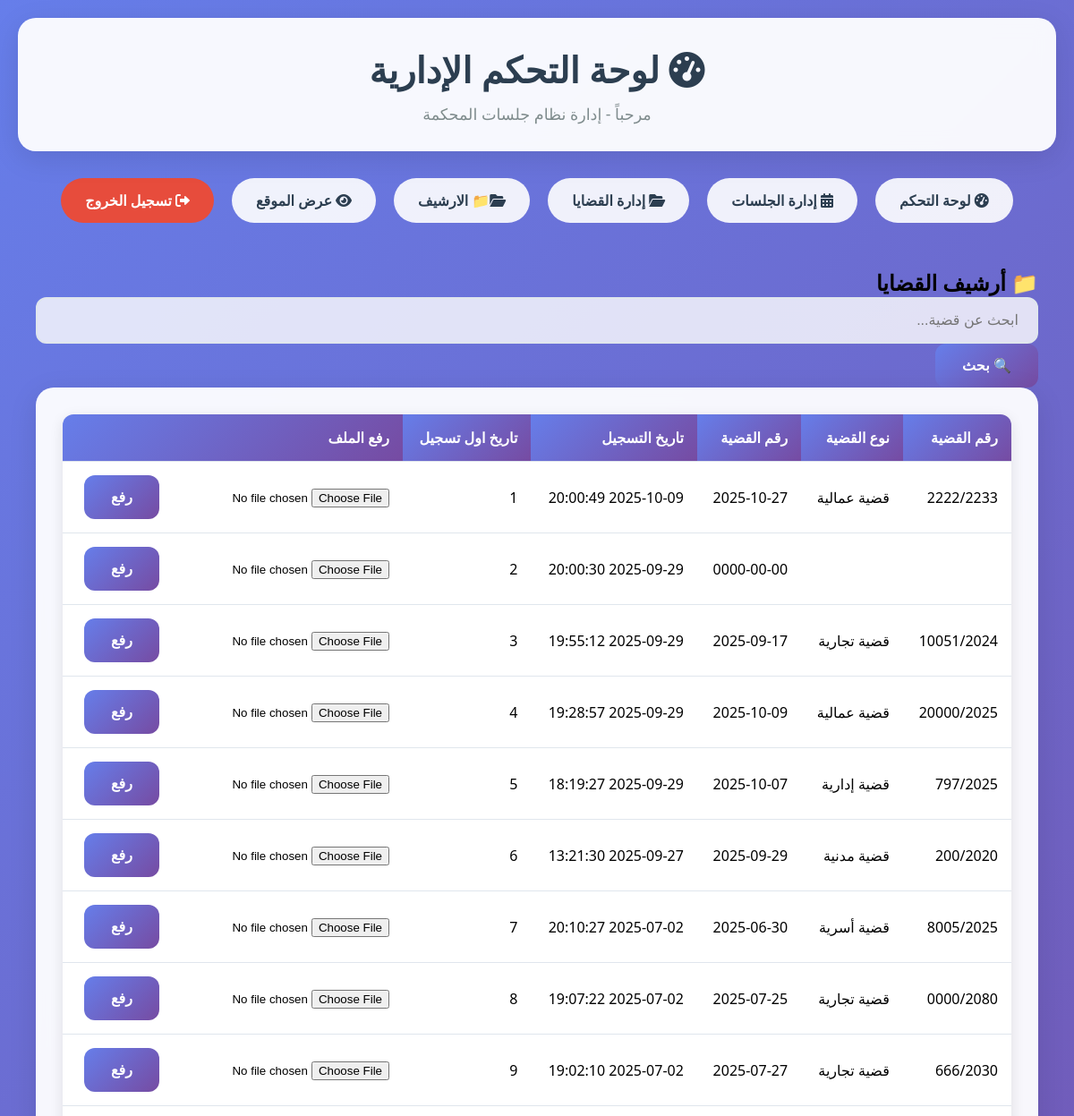
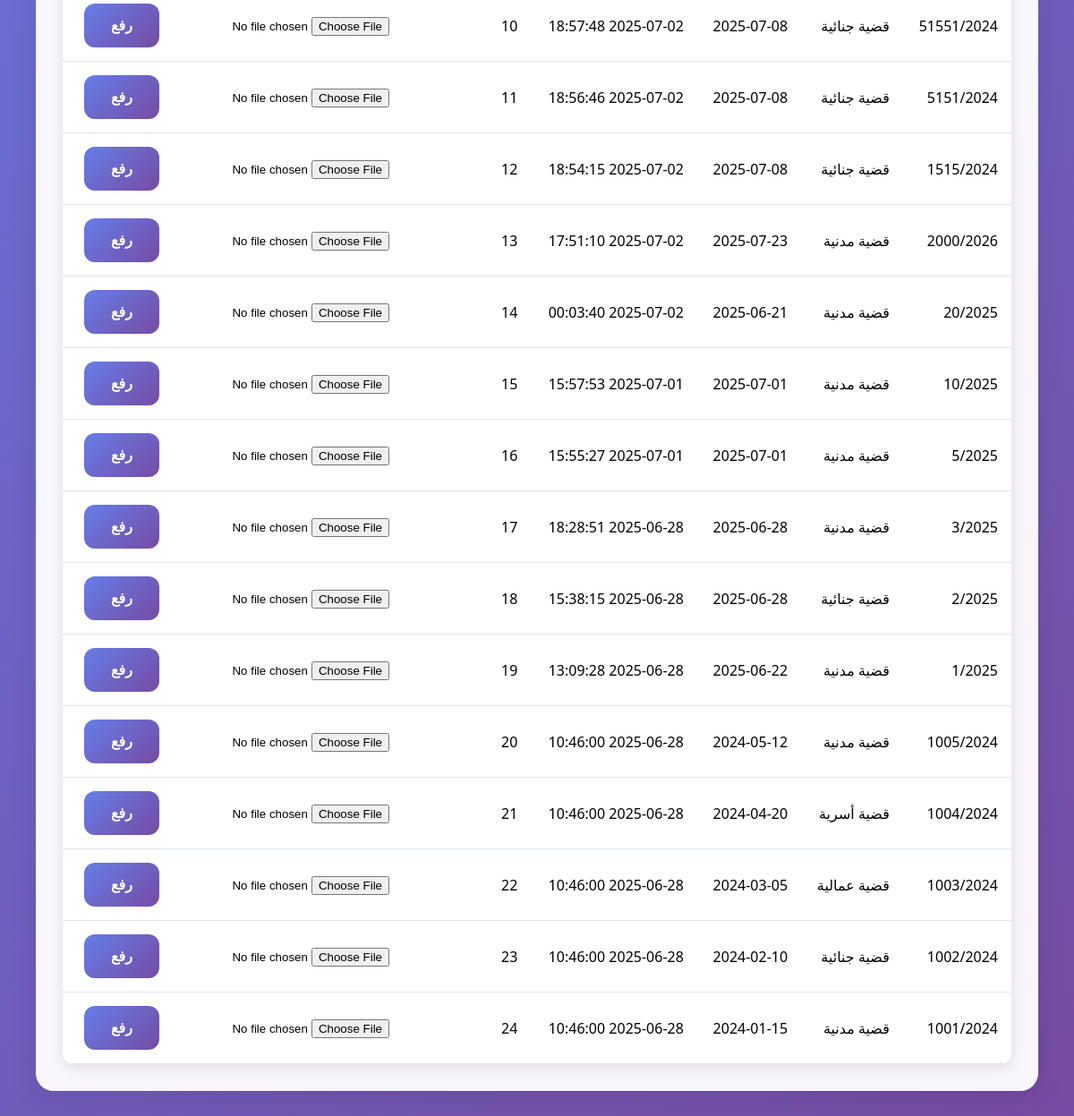
Screenshot of /admin/archive_cases.php with the database file from the repository (2 pictures, top to bottom).
### tables this page shows
CREATE TABLE IF NOT EXISTS `cases` (
  `case_id` int(11) NOT NULL AUTO_INCREMENT,
  `case_number` varchar(50) NOT NULL,
  `case_type` varchar(100) NOT NULL,
  `filing_date` date NOT NULL,
  `description` text,
  `created_at` timestamp NULL DEFAULT CURRENT_TIMESTAMP,
  `updated_at` timestamp NULL DEFAULT CURRENT_TIMESTAMP ON UPDATE CURRENT_TIMESTAMP,
  `pdf_file` varchar(255) DEFAULT NULL,
  PRIMARY KEY (`case_id`),
  UNIQUE KEY `case_number` (`case_number`)
);

### admin/archive_cases.php (the view, shortened to what this page needs)
<?php
$database = new Database();
$conn = $database->getConnection();
$search = isset($_GET['q']) ? trim($_GET['q']) : '';
if ($search != '') {
    $query = $conn->prepare(" SELECT case_type ,case_id, case_number,pdf_file,created_at, filing_date
        FROM cases
        WHERE case_number LIKE ? OR case_type LIKE ?
        ORDER BY case_id DESC ");
    $query->execute(["%$search%", "%$search%"]);
} else {
    $query = $conn->prepare(" SELECT case_type, case_id,created_at, case_number,pdf_file,  filing_date
        FROM cases
        ORDER BY case_id DESC ");
    $query->execute();
}
$cases = $query->fetchAll(PDO::FETCH_ASSOC);
?>
<!DOCTYPE html>
<html lang="ar" dir="rtl">
<head>
    <link rel="stylesheet" href="../assets/css/style.css">
    <link rel="stylesheet" href="https://cdnjs.cloudflare.com/ajax/libs/font-awesome/6.0.0/css/all.min.css">
</head>
<body>
    <div class="container">
        <header class="header fade-in">
            <h1><i class="fas fa-tachometer-alt"></i> لوحة التحكم الإدارية</h1>
            <p>مرحباً - إدارة نظام جلسات المحكمة</p>
        </header>
        <nav class="nav fade-in">
            <a href="dashboard.php" class="nav-link ">
                <i class="fas fa-tachometer-alt"></i> لوحة التحكم
            </a>
            <a href="manage_sessions.php" class="nav-link">
                <i class="fas fa-calendar-alt"></i> إدارة الجلسات
            </a>
            <a href="manage_cases.php" class="nav-link">
                <i class="fas fa-folder-open"></i> إدارة القضايا
            </a>
              <a href="archive_cases.php" class="nav-link">
                <i class="fas fa-folder-open"></i>📁 الارشيف
            </a>
            <a href="../index.php" class="nav-link">
                <i class="fas fa-eye"></i> عرض الموقع
            </a>
            <a href="logout.php" class="nav-link" style="background: #e74c3c; color: white;">
                <i class="fas fa-sign-out-alt"></i> تسجيل الخروج
            </a>
        </nav>
<div class="container">
    <h2 class="text-center mb-4">📁 أرشيف القضايا</h2>
    <form method="get" class="search-bar mb-3 text-center">
        <input type="text" name="q" class="form-control" placeholder="ابحث عن قضية..."
               value="<?= htmlspecialchars($search) ?>">
        <button type="submit" class="btn btn-primary mt-2">🔍 بحث</button>
    </form>
<div class="card">
    <div class="card-body">
        <?php if (count($cases) > 0): ?>
            <table class="table table-striped table-hover" style="text-align:center; width:100%; margin:auto;">
                <thead class="table-primary">
                    <tr>
                        <th>رقم القضية</th>
                         <th>نوع القضية</th>
                        <th>رقم القضية</th>
                        <th>تاريخ التسجيل</th>
                        <th>تاريخ اول تسجيل</th>
                        <th>رفع الملف</th>
                    </tr>
                </thead>
                <tbody>
                    <?php foreach ($cases as $index => $case): ?>
                        <tr>
                            <td><?= htmlspecialchars($case['case_number']) ?></td>
                            <td><?= htmlspecialchars($case['case_type']) ?></td>
                            <td><?= htmlspecialchars($case['filing_date']) ?></td>
                            <td><?= htmlspecialchars($case['created_at']) ?></td>
                            <td><?= $index + 1 ?></td>
                            <td>
                                <form action="upload_pdf.php" method="POST" enctype="multipart/form-data">
                                    <input type="file" name="pdf_file" accept="application/pdf" required>
                                    <button type="submit" class="btn btn-sm btn-primary">رفع</button>
                                </form>
                            </td>
                        </tr>
                    <?php endforeach; ?>
                </tbody>
            </table>
        <?php else: ?>
            <div class="alert alert-warning text-center">لا توجد قضايا في الأرشيف.</div>
        <?php endif; ?>
    </div>
</div>
</body>
</html>

### assets/css/style.css (style rules this page uses)
* { margin: 0; padding: 0; box-sizing: border-box; }
body { font-family: 'Segoe UI', Tahoma, Geneva, Verdana, sans-serif; background: linear-gradient(135deg, #667eea 0%, #764ba2 100%); min-height: 100vh; direction: rtl; text-align: right; }
.container { max-width: 1200px; margin: 0 auto; padding: 20px; }
.header { background: rgba(255, 255, 255, 0.95); backdrop-filter: blur(10px); box-shadow: 0 8px 32px rgba(0, 0, 0, 0.1); border-radius: 20px; margin-bottom: 30px; padding: 30px; text-align: center; }
.header h1 { color: #2c3e50; font-size: 2.5rem; margin-bottom: 10px; font-weight: 700; }
.header p { color: #7f8c8d; font-size: 1.1rem; }
.card { background: rgba(255, 255, 255, 0.95); backdrop-filter: blur(10px); border-radius: 20px; padding: 30px; margin-bottom: 30px; box-shadow: 0 8px 32px rgba(0, 0, 0, 0.1); transition: transform 0.3s ease, box-shadow 0.3s ease; }
.form-control { width: 100%; padding: 15px 20px; border: 2px solid #e0e6ed; border-radius: 12px; font-size: 16px; transition: all 0.3s ease; background: rgba(255, 255, 255, 0.8); }
.btn { display: inline-block; padding: 15px 30px; border: none; border-radius: 12px; font-size: 16px; font-weight: 600; text-decoration: none; cursor: pointer; transition: all 0.3s ease; text-align: center; }
.btn-primary { background: linear-gradient(135deg, #667eea 0%, #764ba2 100%); color: white; }
.nav { display: flex; gap: 20px; justify-content: center; margin-bottom: 30px; flex-wrap: wrap; }
.nav-link { padding: 12px 25px; background: rgba(255, 255, 255, 0.9); color: #2c3e50; text-decoration: none; border-radius: 25px; font-weight: 600; transition: all 0.3s ease; border: 2px solid transparent; }
.table { width: 100%; border-collapse: collapse; margin-top: 20px; background: white; border-radius: 12px; overflow: hidden; box-shadow: 0 4px 15px rgba(0, 0, 0, 0.1); }
.table th, .table td { padding: 15px; text-align: right; border-bottom: 1px solid #e0e6ed; }
.table th { background: linear-gradient(135deg, #667eea 0%, #764ba2 100%); color: white; font-weight: 600; }
.fade-in { animation: fadeIn 0.5s ease-in; }

### rows the page displays
cases: case_number "2222/2233", case_type "قضية عمالية", filing_date "2025-10-27", created_at "2025-10-09 20:00:49"
cases: filing_date "0000-00-00", created_at "2025-09-29 20:00:30"
cases: case_number "10051/2024", case_type "قضية تجارية", filing_date "2025-09-17", created_at "2025-09-29 19:55:12"
cases: case_number "20000/2025", case_type "قضية عمالية", filing_date "2025-10-09", created_at "2025-09-29 19:28:57"
cases: case_number "797/2025", case_type "قضية إدارية", filing_date "2025-10-07", created_at "2025-09-29 18:19:27"
cases: case_number "200/2020", case_type "قضية مدنية", filing_date "2025-09-29", created_at "2025-09-27 13:21:30"
cases: case_number "8005/2025", case_type "قضية أسرية", filing_date "2025-06-30", created_at "2025-07-02 20:10:27"
cases: case_number "0000/2080", case_type "قضية تجارية", filing_date "2025-07-25", created_at "2025-07-02 19:07:22"
cases: case_number "666/2030", case_type "قضية تجارية", filing_date "2025-07-27", created_at "2025-07-02 19:02:10"
cases: case_number "51551/2024", case_type "قضية جنائية", filing_date "2025-07-08", created_at "2025-07-02 18:57:48"
cases: case_number "5151/2024", case_type "قضية جنائية", filing_date "2025-07-08", created_at "2025-07-02 18:56:46"
cases: case_number "1515/2024", case_type "قضية جنائية", filing_date "2025-07-08", created_at "2025-07-02 18:54:15"
cases: case_number "2000/2026", case_type "قضية مدنية", filing_date "2025-07-23", created_at "2025-07-02 17:51:10"
cases: case_number "20/2025", case_type "قضية مدنية", filing_date "2025-06-21", created_at "2025-07-02 00:03:40"
cases: case_number "10/2025", case_type "قضية مدنية", filing_date "2025-07-01", created_at "2025-07-01 15:57:53"
cases: case_number "5/2025", case_type "قضية مدنية", filing_date "2025-07-01", created_at "2025-07-01 15:55:27"
cases: case_number "3/2025", case_type "قضية مدنية", filing_date "2025-06-28", created_at "2025-06-28 18:28:51"
cases: case_number "2/2025", case_type "قضية جنائية", filing_date "2025-06-28", created_at "2025-06-28 15:38:15"
cases: case_number "1/2025", case_type "قضية مدنية", filing_date "2025-06-22", created_at "2025-06-28 13:09:28"
cases: case_number "1005/2024", case_type "قضية مدنية", filing_date "2024-05-12", created_at "2025-06-28 10:46:00"
cases: case_number "1004/2024", case_type "قضية أسرية", filing_date "2024-04-20", created_at "2025-06-28 10:46:00"
cases: case_number "1003/2024", case_type "قضية عمالية", filing_date "2024-03-05", created_at "2025-06-28 10:46:00"
cases: case_number "1002/2024", case_type "قضية جنائية", filing_date "2024-02-10", created_at "2025-06-28 10:46:00"
cases: case_number "1001/2024", case_type "قضية مدنية", filing_date "2024-01-15", created_at "2025-06-28 10:46:00"
